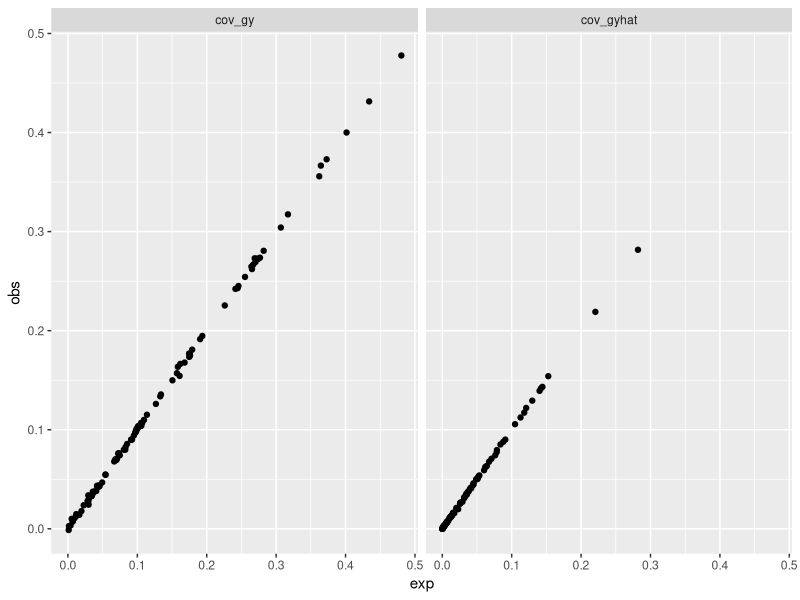

R code for this plot:
nsim <- 100

c_gy <- array(0, nsim)
c_gyhat <- array(0, nsim)
c_gy_exp <- array(0, nsim)
c_gyhat_exp <- array(0, nsim)

n <- 100000

for(i in 1:nsim)
{
	g <- rbinom(n, 2, 0.5)

	a_g <- runif(1)
	b_g <- runif(1)
	e_g <- runif(1)

	a_m <- runif(1)
	b_m <- runif(1)
	e_m <- runif(1)

	a_x <- runif(1)
	b_x <- runif(1)
	e_x <- runif(1)

	x <- a_g + b_g * g + rnorm(n, sd=sqrt(e_g))
	x0 <- a_m + b_m * x + rnorm(n, sd=sqrt(e_m))
	y <- a_x + b_x * x + rnorm(n, sd=sqrt(e_x))
	yhat <- fitted.values(lm(y ~ x0))

	c_gy[i] <- cov(g, y)
	c_gy_exp[i] <- b_x * b_g * var(g)

	c_gyhat[i] <- cov(g, yhat)
	c_gyhat_exp[i] <- b_x * b_g * var(g) * b_m^2 * var(x) / (b_m^2 * var(x) + e_m)
}


dat <- rbind(
	data.frame(obs=c_gy, exp=c_gy_exp, what="cov_gy"),
	data.frame(obs=c_gyhat, exp=c_gyhat_exp, what="cov_gyhat")
)

library(ggplot2)

ggplot(dat, aes(x=exp, y=obs)) +
geom_point() +
facet_grid(. ~ what)
